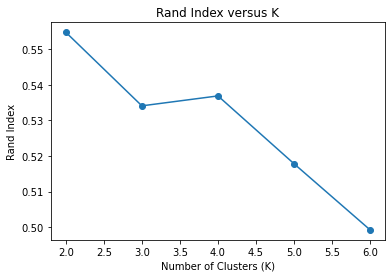

The script that drew this image:
import numpy as np
import matplotlib.pyplot as plt

# Loading the Diabetes dataset from CSV file
data = np.loadtxt('diabetes.csv', delimiter=',')
n, p = np.shape(data)

# Splitting the dataset into training and testing sets
num_train = int(0.75 * n)
num_test = int(0.25 * n)

sample_train = data[0:num_train, 0:-1]
sample_test = data[n - num_test:, 0:-1]
label_train = data[0:num_train, -1]
label_test = data[n - num_test:, -1]

# Implementing PCA
def pca(X, num_components=2):
    cov_matrix = np.cov(X, rowvar=False)
    eigenvalues, eigenvectors = np.linalg.eigh(cov_matrix)
    sorted_indices = np.argsort(eigenvalues)[::-1]
    top_indices = sorted_indices[:num_components]
    top_eigenvectors = eigenvectors[:, top_indices]
    principal_components = np.dot(X, top_eigenvectors)
    return principal_components

# Implementing K-means clustering
def kmeans(X, k, max_iters=1000):
    n, d = X.shape
    
    # Initializing centroids randomly
    centroids = X[np.random.choice(n, k, replace=False)]
    
    for _ in range(max_iters):
        
        # Assigning each data point to the nearest centroid
        distances = np.linalg.norm(X[:, np.newaxis] - centroids, axis=2)
        labels = np.argmin(distances, axis=1)
        
        # Updating centroids based on the mean of data points in each cluster
        centroids = np.array([X[labels == j].mean(axis=0) for j in range(k)])
    
    return labels

# Implementing Rand Index calculation
def rand_score(true_labels, pred_labels):
    n = len(true_labels)
    
    # Calculating the number of concordant and discordant pairs
    concordant_pairs = discordant_pairs = 0
    
    for i in range(n - 1):
        
        for j in range(i + 1, n):
            
            same_true_cluster = true_labels[i] == true_labels[j]
            same_pred_cluster = pred_labels[i] == pred_labels[j]
            
            if same_true_cluster and same_pred_cluster:
                concordant_pairs += 1
            elif not same_true_cluster and not same_pred_cluster:
                discordant_pairs += 1
    
    # Calculating the Rand Index
    rand_index = (concordant_pairs + discordant_pairs) / (n * (n - 1) / 2)
    
    return rand_index

# Evaluating clustering for different values of K
k_values = [2, 3, 4, 5, 6]  
rand_scores = []

for k in k_values:
    
    # Applying PCA
    X_pca = pca(sample_train, num_components=2)
    
    # Applying K-means
    labels = kmeans(X_pca, k)
    
    # Evaluating clustering using Rand Index
    rand_score_value = rand_score(label_train, labels)
    rand_scores.append(rand_score_value)

# Plotting Rand Index versus K
plt.plot(k_values, rand_scores, marker='o')
plt.title('Rand Index versus K')
plt.xlabel('Number of Clusters (K)')
plt.ylabel('Rand Index')
plt.show()
